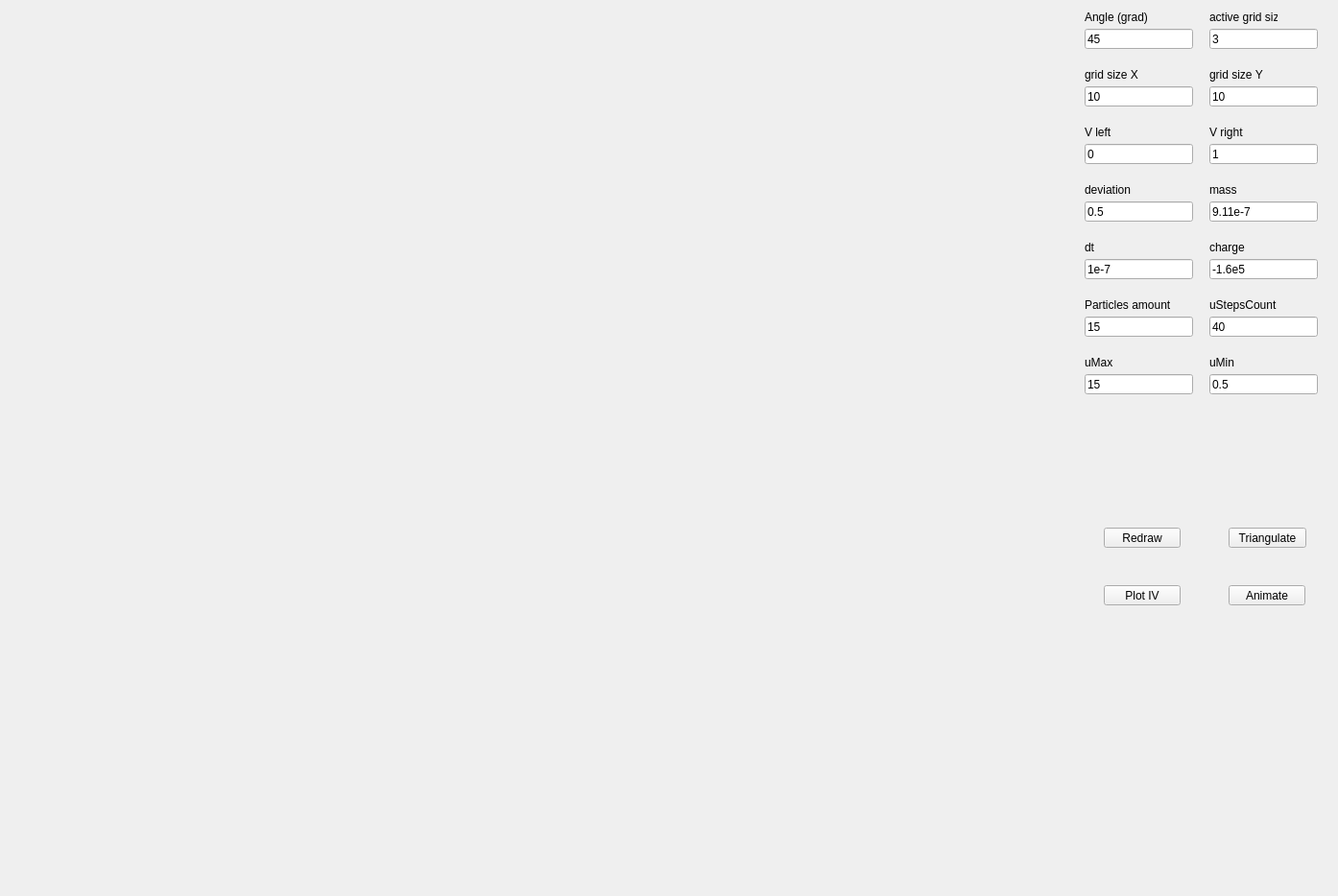
<?xml version="1.0" encoding="UTF-8"?>
<ui version="4.0">
 <class>MainWindow</class>
 <widget class="QMainWindow" name="MainWindow">
  <property name="geometry">
   <rect>
    <x>0</x>
    <y>0</y>
    <width>1394</width>
    <height>934</height>
   </rect>
  </property>
  <property name="windowTitle">
   <string>MainWindow</string>
  </property>
  <widget class="QWidget" name="centralWidget">
   <widget class="DiagramPlot" name="bifurPlot" native="true">
    <property name="geometry">
     <rect>
      <x>10</x>
      <y>20</y>
      <width>1041</width>
      <height>411</height>
     </rect>
    </property>
   </widget>
   <widget class="QPushButton" name="startBtn">
    <property name="geometry">
     <rect>
      <x>1280</x>
      <y>550</y>
      <width>81</width>
      <height>21</height>
     </rect>
    </property>
    <property name="text">
     <string>Triangulate</string>
    </property>
   </widget>
   <widget class="QPushButton" name="calcBtn">
    <property name="geometry">
     <rect>
      <x>1280</x>
      <y>610</y>
      <width>80</width>
      <height>21</height>
     </rect>
    </property>
    <property name="text">
     <string>Animate</string>
    </property>
   </widget>
   <widget class="QLineEdit" name="angleEdit">
    <property name="geometry">
     <rect>
      <x>1130</x>
      <y>30</y>
      <width>113</width>
      <height>21</height>
     </rect>
    </property>
    <property name="text">
     <string>45</string>
    </property>
   </widget>
   <widget class="QLabel" name="label">
    <property name="geometry">
     <rect>
      <x>1130</x>
      <y>10</y>
      <width>71</width>
      <height>16</height>
     </rect>
    </property>
    <property name="text">
     <string>Angle (grad)</string>
    </property>
   </widget>
   <widget class="QLabel" name="label_2">
    <property name="geometry">
     <rect>
      <x>1130</x>
      <y>130</y>
      <width>71</width>
      <height>16</height>
     </rect>
    </property>
    <property name="text">
     <string>V left</string>
    </property>
   </widget>
   <widget class="QLineEdit" name="vLeftEdit">
    <property name="geometry">
     <rect>
      <x>1130</x>
      <y>150</y>
      <width>113</width>
      <height>21</height>
     </rect>
    </property>
    <property name="text">
     <string>0</string>
    </property>
   </widget>
   <widget class="QLabel" name="label_3">
    <property name="geometry">
     <rect>
      <x>1260</x>
      <y>130</y>
      <width>71</width>
      <height>16</height>
     </rect>
    </property>
    <property name="text">
     <string>V right</string>
    </property>
   </widget>
   <widget class="QLineEdit" name="vRightEdit">
    <property name="geometry">
     <rect>
      <x>1260</x>
      <y>150</y>
      <width>113</width>
      <height>21</height>
     </rect>
    </property>
    <property name="text">
     <string>1</string>
    </property>
   </widget>
   <widget class="QPushButton" name="redrawBtn">
    <property name="geometry">
     <rect>
      <x>1150</x>
      <y>550</y>
      <width>80</width>
      <height>21</height>
     </rect>
    </property>
    <property name="text">
     <string>Redraw</string>
    </property>
   </widget>
   <widget class="QLabel" name="label_4">
    <property name="geometry">
     <rect>
      <x>1130</x>
      <y>70</y>
      <width>71</width>
      <height>16</height>
     </rect>
    </property>
    <property name="text">
     <string>grid size X</string>
    </property>
   </widget>
   <widget class="QLineEdit" name="gridSizeXEdit">
    <property name="geometry">
     <rect>
      <x>1130</x>
      <y>90</y>
      <width>113</width>
      <height>21</height>
     </rect>
    </property>
    <property name="text">
     <string>10</string>
    </property>
   </widget>
   <widget class="QLabel" name="label_5">
    <property name="geometry">
     <rect>
      <x>1130</x>
      <y>190</y>
      <width>71</width>
      <height>16</height>
     </rect>
    </property>
    <property name="text">
     <string>deviation</string>
    </property>
   </widget>
   <widget class="QLineEdit" name="deviationEdit">
    <property name="geometry">
     <rect>
      <x>1130</x>
      <y>210</y>
      <width>113</width>
      <height>21</height>
     </rect>
    </property>
    <property name="text">
     <string>0.5</string>
    </property>
   </widget>
   <widget class="QLabel" name="label_6">
    <property name="geometry">
     <rect>
      <x>1130</x>
      <y>250</y>
      <width>71</width>
      <height>16</height>
     </rect>
    </property>
    <property name="text">
     <string>dt</string>
    </property>
   </widget>
   <widget class="QLineEdit" name="dtEdit">
    <property name="geometry">
     <rect>
      <x>1130</x>
      <y>270</y>
      <width>113</width>
      <height>21</height>
     </rect>
    </property>
    <property name="text">
     <string>1e-7</string>
    </property>
   </widget>
   <widget class="QLineEdit" name="chargeEdit">
    <property name="geometry">
     <rect>
      <x>1260</x>
      <y>270</y>
      <width>113</width>
      <height>21</height>
     </rect>
    </property>
    <property name="text">
     <string>-1.6e5</string>
    </property>
   </widget>
   <widget class="QLabel" name="label_7">
    <property name="geometry">
     <rect>
      <x>1260</x>
      <y>250</y>
      <width>71</width>
      <height>16</height>
     </rect>
    </property>
    <property name="text">
     <string>charge</string>
    </property>
   </widget>
   <widget class="QLineEdit" name="massEdit">
    <property name="geometry">
     <rect>
      <x>1260</x>
      <y>210</y>
      <width>113</width>
      <height>21</height>
     </rect>
    </property>
    <property name="text">
     <string>9.11e-7</string>
    </property>
   </widget>
   <widget class="QLabel" name="label_8">
    <property name="geometry">
     <rect>
      <x>1260</x>
      <y>190</y>
      <width>71</width>
      <height>16</height>
     </rect>
    </property>
    <property name="text">
     <string>mass</string>
    </property>
   </widget>
   <widget class="QLineEdit" name="gridSizeYEdit">
    <property name="geometry">
     <rect>
      <x>1260</x>
      <y>90</y>
      <width>113</width>
      <height>21</height>
     </rect>
    </property>
    <property name="text">
     <string>10</string>
    </property>
   </widget>
   <widget class="QLabel" name="label_9">
    <property name="geometry">
     <rect>
      <x>1260</x>
      <y>70</y>
      <width>71</width>
      <height>16</height>
     </rect>
    </property>
    <property name="text">
     <string>grid size Y</string>
    </property>
   </widget>
   <widget class="QLineEdit" name="activeGridSizeEdit">
    <property name="geometry">
     <rect>
      <x>1260</x>
      <y>30</y>
      <width>113</width>
      <height>21</height>
     </rect>
    </property>
    <property name="text">
     <string>3</string>
    </property>
   </widget>
   <widget class="QLabel" name="label_10">
    <property name="geometry">
     <rect>
      <x>1260</x>
      <y>10</y>
      <width>71</width>
      <height>16</height>
     </rect>
    </property>
    <property name="text">
     <string>active grid size</string>
    </property>
   </widget>
   <widget class="QLineEdit" name="particlesAmountEdit">
    <property name="geometry">
     <rect>
      <x>1130</x>
      <y>330</y>
      <width>113</width>
      <height>21</height>
     </rect>
    </property>
    <property name="text">
     <string>15</string>
    </property>
   </widget>
   <widget class="QLabel" name="label_11">
    <property name="geometry">
     <rect>
      <x>1130</x>
      <y>310</y>
      <width>91</width>
      <height>16</height>
     </rect>
    </property>
    <property name="text">
     <string>Particles amount</string>
    </property>
   </widget>
   <widget class="QCustomPlot" name="ivPlot" native="true">
    <property name="geometry">
     <rect>
      <x>10</x>
      <y>440</y>
      <width>1041</width>
      <height>481</height>
     </rect>
    </property>
   </widget>
   <widget class="QPushButton" name="plotIVBtn">
    <property name="geometry">
     <rect>
      <x>1150</x>
      <y>610</y>
      <width>80</width>
      <height>21</height>
     </rect>
    </property>
    <property name="text">
     <string>Plot IV</string>
    </property>
   </widget>
   <widget class="QLabel" name="label_12">
    <property name="geometry">
     <rect>
      <x>1260</x>
      <y>310</y>
      <width>91</width>
      <height>16</height>
     </rect>
    </property>
    <property name="text">
     <string>uStepsCount</string>
    </property>
   </widget>
   <widget class="QLineEdit" name="uStepsCountEdit">
    <property name="geometry">
     <rect>
      <x>1260</x>
      <y>330</y>
      <width>113</width>
      <height>21</height>
     </rect>
    </property>
    <property name="text">
     <string>40</string>
    </property>
   </widget>
   <widget class="QLineEdit" name="uMaxEdit">
    <property name="geometry">
     <rect>
      <x>1130</x>
      <y>390</y>
      <width>113</width>
      <height>21</height>
     </rect>
    </property>
    <property name="text">
     <string>15</string>
    </property>
   </widget>
   <widget class="QLabel" name="label_13">
    <property name="geometry">
     <rect>
      <x>1130</x>
      <y>370</y>
      <width>91</width>
      <height>16</height>
     </rect>
    </property>
    <property name="text">
     <string>uMax</string>
    </property>
   </widget>
   <widget class="QLineEdit" name="uMinEdit">
    <property name="geometry">
     <rect>
      <x>1260</x>
      <y>390</y>
      <width>113</width>
      <height>21</height>
     </rect>
    </property>
    <property name="text">
     <string>0.5</string>
    </property>
   </widget>
   <widget class="QLabel" name="label_14">
    <property name="geometry">
     <rect>
      <x>1260</x>
      <y>370</y>
      <width>91</width>
      <height>16</height>
     </rect>
    </property>
    <property name="text">
     <string>uMin</string>
    </property>
   </widget>
  </widget>
 </widget>
 <layoutdefault spacing="6" margin="11"/>
 <customwidgets>
  <customwidget>
   <class>DiagramPlot</class>
   <extends>QWidget</extends>
   <header location="global">diagramplot.h</header>
   <container>1</container>
  </customwidget>
  <customwidget>
   <class>QCustomPlot</class>
   <extends>QWidget</extends>
   <header>qcustomplot.h</header>
   <container>1</container>
  </customwidget>
 </customwidgets>
 <resources/>
 <connections/>
</ui>
